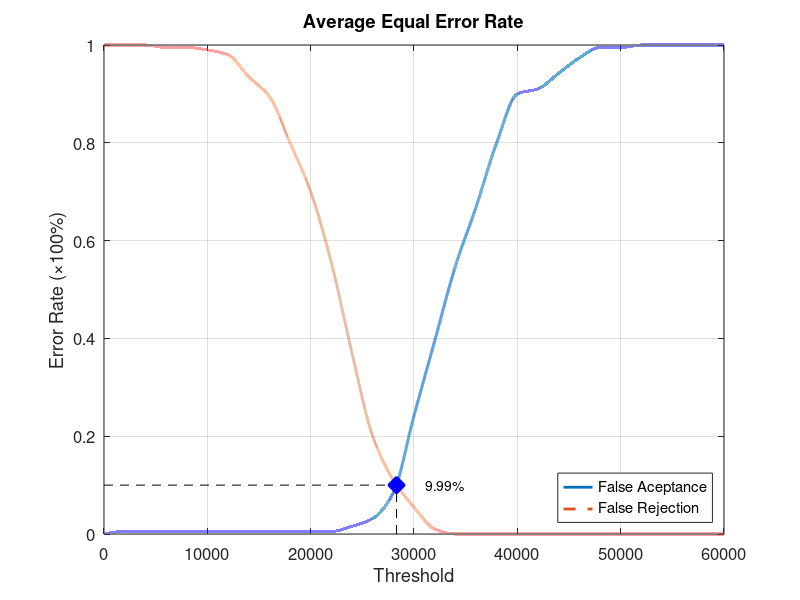
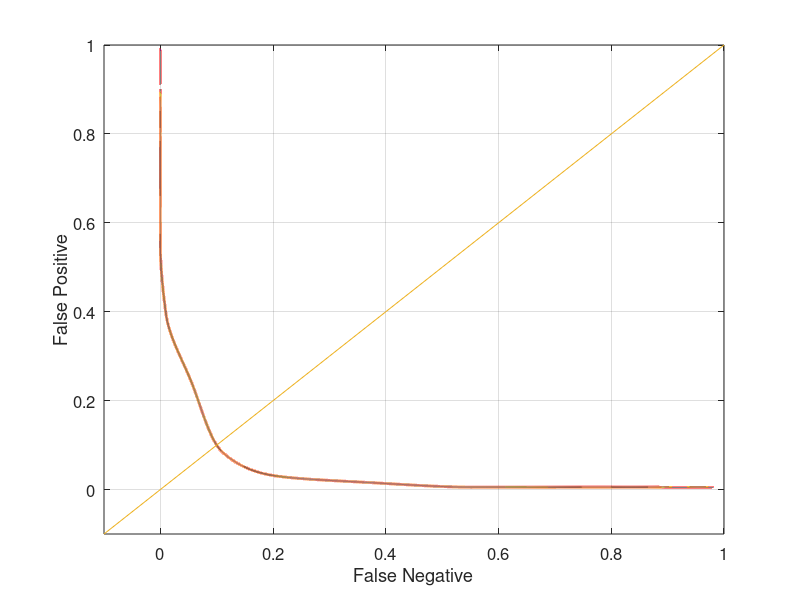

Reproduce these figures in MATLAB, in order.
function yEER = Database2_2
close all;
clear;
clc;
x = 0:2000:60000;
xq = 0:0.5:60000;

y0 = [0 0.00526316 0.00526316 0.00526316 0.00526316 0.00526316 0.00526316 0.00526316 0.00526316 0.00526316 0.00526316 0.00526316 0.0157895 0.0315789 0.0842105 0.242105 0.394737 0.547368 0.668421 0.8 0.9 0.910526 0.942105 0.973684 0.994737 0.994737 1 1 1 1 1];
yy0 = interp1(x, y0, xq, 'pchip');
y1 = [1 1 1 0.995 0.995 0.99 0.98 0.935 0.895 0.8 0.7 0.555 0.37 0.2 0.11 0.055 0.01 0 0 0 0 0 0 0 0 0 0 0 0 0 0];
yy1 = interp1(x, y1, xq, 'pchip');

% Calculating EER: 
y2 = abs(y0 - y1);
find(y2 == min(y2))
yy2 = abs(yy0 - yy1);
xEER = find(yy2 == min(yy2));
xEERIndex = xq(xEER) % X-axis EER
yEER = yy0(xEER) % Y-axis EER

main = figure
plot(xq, yy0,'-','LineWidth', 2);	hold on
plot(xq, yy1,'--','LineWidth', 2);	hold on
plot([xEERIndex xEERIndex], [0 yEER], 'k--');	hold on
plot([0 xEERIndex], [yEER yEER], 'k--');	hold on
plot(xEERIndex, yEER, 'bx', 'LineWidth', 10);	hold on
text(xEERIndex + 10 * xEERIndex / 100, yEER, [num2str(round((10000 * yEER)) / 100) '%'])
legend('False Aceptance', 'False Rejection', 'Location', 'SouthEast')
xlabel('Threshold')
ylabel('Error Rate (\times100%)')
title('Average Equal Error Rate')
set(gca, 'FontSize', 12)
axis([0 60000 0 1])
grid on

print(main, 'Database2_2Main', '-dpng');
FNRxFPR = figure('Color', [1 1 1]);
plot(yy1, yy0, '-', yy1, yy0, 'LineWidth', 2);
hold on
y = -0.1:0.1:1
plot(y, y); 
set(gca, 'FontSize', 12)
xlabel('False Negative')
ylabel('False Positive')
axis([-0.1 1 -0.1 1])
set(gca, 'FontSize', 12)
grid on

print(FNRxFPR, 'Database2_2FNRxFPR','-dpng');
end
